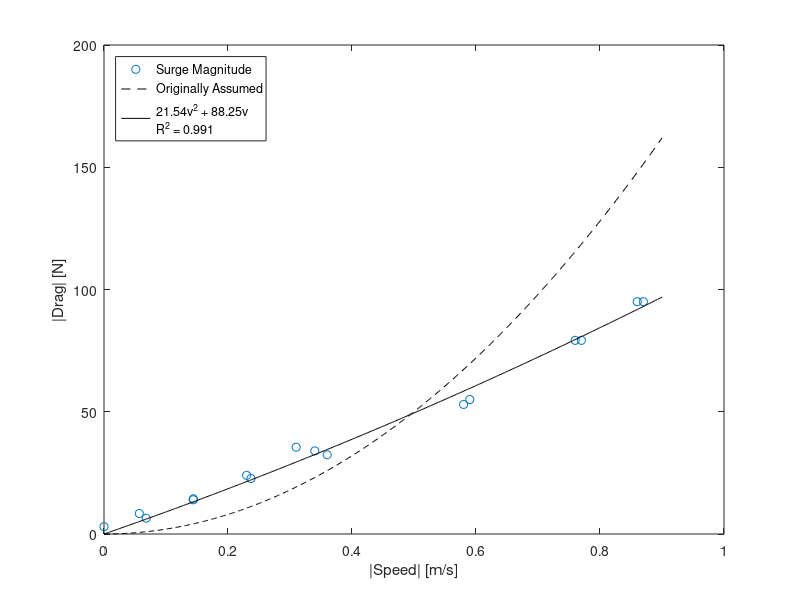
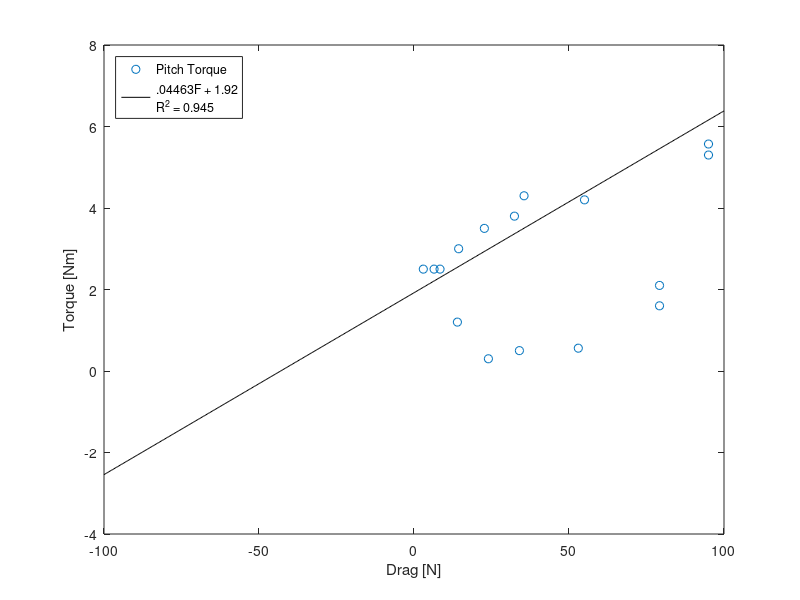

MATLAB code to generate these figures, in order:
% TODO  some other plots

load drag_curves.mat

drag_curves = abs(drag_curves);
[B,I] = sort(drag_curves(:,1));
B(:,2) = drag_curves(I,2);
B(:,3) = drag_curves(I,3);


x = linspace(0,.9,500);
orig = 200*x.^2;
pfit = polyval([21.54, 88.25, 0],x);

% Drag(speed)
close all
figure(1)
hold on; box on
plot(B(:,1),B(:,2),'o')
plot(x,orig,'--k')
plot(x,pfit,'-k')

legend('Surge Magnitude','Originally Assumed',...
    sprintf( '%s\n%s','21.54v^2 + 88.25v', 'R^2 = 0.991')...
    ,'Location', 'NorthWest')

xlabel('|Speed| [m/s]')
ylabel('|Drag| [N]')
hold off


x = linspace(-100,100,500);
pfit = polyval([.04463, 1.92],x);

% Pitch wrench (drag)
figure(2)
hold on; box on
plot(B(:,2), B(:,3),'o')
plot(x,pfit,'-k')
legend('Pitch Torque',sprintf( '%s\n%s','.04463F + 1.92', 'R^2 = 0.945')...
    ,'Location', 'NorthWest')

xlabel('Drag [N]')
ylabel('Torque [Nm]')
hold off
